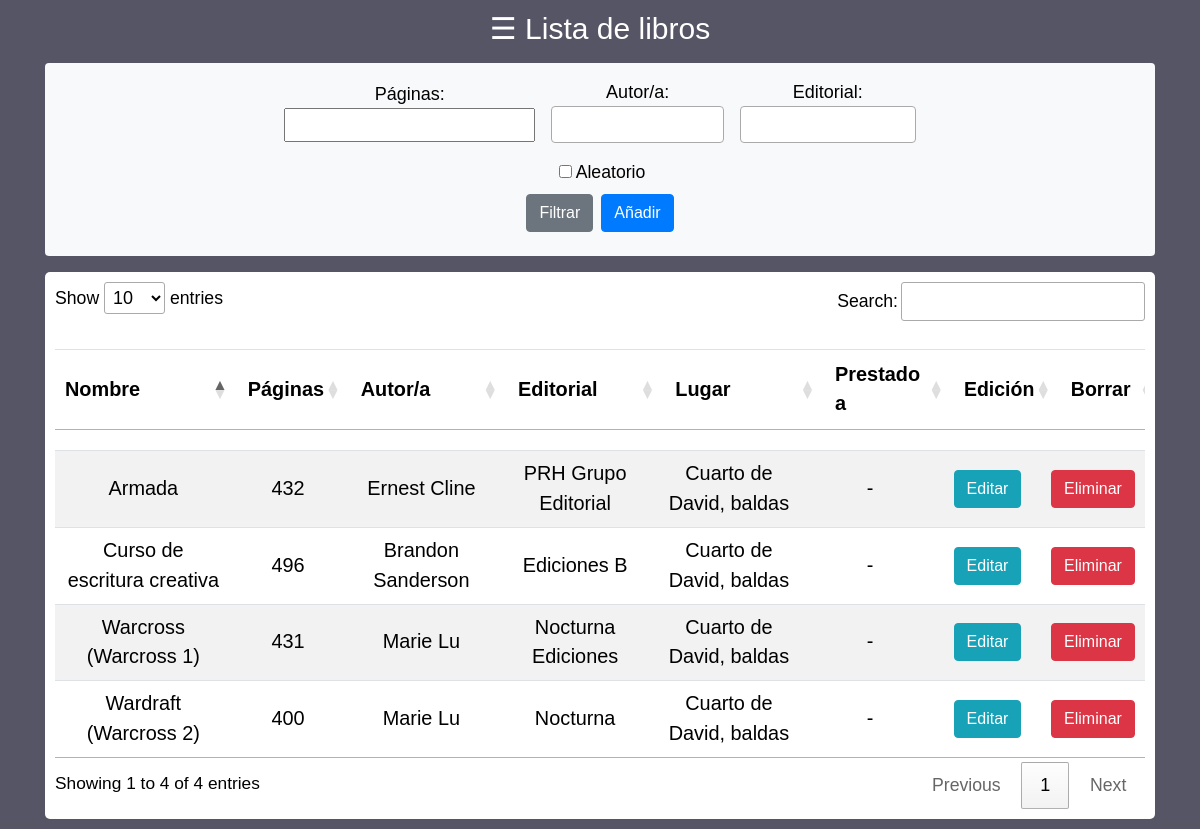
The app's page /libros/libros.php with its own data.
### tables this page shows
CREATE TABLE `libros` (
  `id` int(11) NOT NULL,
  `nombre` varchar(300) NOT NULL,
  `paginas` varchar(5) DEFAULT NULL,
  `autor` varchar(100) NOT NULL,
  `editorial` varchar(100) DEFAULT NULL,
  `lugar` varchar(100) NOT NULL,
  `prestado` varchar(100) DEFAULT NULL,
  `isbn` varchar(20) DEFAULT NULL,
  `descripcion` varchar(5000) DEFAULT NULL,
  `portada` varchar(100) DEFAULT NULL,
  `agno` year(4) DEFAULT NULL,
  `titulo_original` varchar(200) DEFAULT NULL,
  `deposito_legal` varchar(20) DEFAULT NULL,
  `papelera` int(11) DEFAULT 0
);

### libros/libros.php (the view, shortened to what this page needs)
<?php
            include "../cabecera/cabeceraListas.php";
            $conexionAutores = true;
            $conexionEditoriales = true;
        ?>
        <form action="/libros/libros.php" method="post" class="bg-light mt-3 mb-3 p-3 rounded d-flex align-items-center text-center flex-column">
            <div class="d-flex align-items-center text-center flex-column">
                <div class="d-flex align-items-center text-center flex-row flex-wrap justify-content-center">
                    <label for="paginas" class="mr-md-2 ml-lg-2">Páginas:<br><input id="paginas" type="number" name="paginas" min="1" style="display: inline-block;"></label>
                    <?php
                        if($conexionAutores){
                    ?>
                    <label for="autor" class="ml-md-2 mr-md-2">
                        Autor/a:<br>
                    </label>
                    <?php
                        }
                        else{
                            echo "<p class='col-5'><span class='text-danger'>Error</span>: No se han podido listar los autores</p>";
                        }
                        if($conexionEditoriales){
                    ?>
                    <label for="editorial" class="mr-md-2 ml-md-2">
                        Editorial:<br>
                    </label>
                    <?php
                        }
                        else{
                            echo "<p class='col-5'><span class='text-danger'>Error</span>: No se han podido listar las editoriales</p>";
                        }
                    ?>
                </div>
                <label for="aleatorio" class="mt-2"><input type="checkbox" name="aleatorio" id="aleatorio" style="display: inline-block;" class="m-1">Aleatorio</label>
                <div class="d-flex align-items-center text-center flex-row flex-wrap justify-content-center" class="mt-2">
                    <label for="filtrar" class="mr-1"><input id="filtrar" type="submit" value="Filtrar" name="filtrar" style="display: inline-block;" class="btn btn-secondary"></label>
                    <label for="add" class="ml-1"><input id="add" type="submit" value="Añadir" name="add" style="display: inline-block;" class="btn btn-primary" formaction="/libros/additar.php"></label>
                </div>
            </div>
        </form>
        <table id="lista" class="table table-striped text-center" style="background: white; margin-top: 20px;">
            <thead>
                <tr>
                    <th class='align-middle'><b>Nombre</b></th>
                    <th class='align-middle'><b>Páginas</b></th>
                    <th class='align-middle'><b>Autor/a</b></th>
                    <th class='align-middle'><b>Editorial</b></th>
                    <th class='align-middle'><b>Lugar</b></th>
                    <th class='align-middle'><b>Prestado a</b></th>
                    <th class='align-middle'>Edición</th>
                    <th class='align-middle'>Borrar</th>
                </tr>
            </thead>
            <tbody>
                <?php
                    $consulta = "SELECT * FROM libros WHERE papelera=0";
                    try{
                        $filas = $conectar->query($consulta)->fetchAll();
                        foreach ($filas as $datos_libro) {
                            $id_edicion = $datos_libro[0];
                            $libro = "<tr id='$id_edicion'>";
                            for ($cont = 1;$cont<count($datos_libro)/2-7;$cont++){
                                $libro .= "<td class='align-middle'><a href='./ficha.php?id=$id_edicion'><div>";
                                if(empty($datos_libro[$cont])){
                                    $libro .= "-";
                                }
                                else{
                                    $libro .= $datos_libro[$cont];
                                }
                                $libro .= "</div></a></td>";
                            }
                            $libro .= '<td class="align-middle">
                                <form action="/libros/additar.php" method="post">
                                    <input type="hidden" name="id_edicion" id="id_edicion" value="'.$id_edicion.'">
                                    <input id="editar" type="submit" value="Editar" name="editar" style="display: inline-block;" class="btn btn-info">
                                </form>
                            </td>';
                            $libro .= '<td class="align-middle">
                                <button type="button" class="btn btn-danger" data-toggle="modal" data-target="#eliminar'.$id_edicion.'">
                                    Eliminar
                                </button>
                            </td>'.
                            '<div class="modal fade" id="eliminar'.$id_edicion.'" tabindex="-1" role="dialog" aria-labelledby="eliminar'.$id_edicion.'Title" aria-hidden="true">
                                <div class="modal-dialog modal-dialog-centered" role="document">
                                    <div class="modal-content">
                                        <div class="modal-header">
                                            <h5 class="modal-title" id="exampleModalLongTitle">Cuidado</h5>'.
                                            '<button type="button" class="close" data-dismiss="modal" aria-label="Close">
                                            <span aria-hidden="true">&times;</span>
                                            </button>
                                        </div>
                                        <div class="modal-body">
                                            Estás a punto de eliminar el libro '.$datos_libro["nombre"].'<br>¿Quieres proceder?'.
                                        '</div>
                                        <div class="modal-footer">'.
                                            '<form action="/libros/libros.php" method="post">
                                                <input type="hidden" name="id_eliminar" id="id_eliminar" value="'.$id_edicion.'">
                                                <input id="eliminar" value="Si" name="eliminar" type="submit" class="btn btn-danger">
                                            </form>
                                            <button type="button" class="btn btn-secondary" data-dismiss="modal">No</button>
                                        </div>
                                    </div>
                                </div>
                            </div>';
                            $libro .= "</tr>";
                            print($libro);
                        }
                    }
                    catch(PDOException $error){
                        echo "<div class='container bg-light rounded text-center h2 mb-3 p-3 font-weight-bold'><span class='text-danger'>Error</span>: Algo ha sucedido durante la recogida de datos</div>";
                    }
                ?>
            </tbody>
        </table>
    </div>
</body>
</html>

### archivosListas/css/estilos.css (style rules this page uses)
html * { font-size: 1.02em; color: #000; font-family: sans-serif; }
table { margin: auto; }
body { font-family: "Lato", sans-serif; }
input { display: none; }

### records on screen
libros: value "Warcross (Warcross 1)", value "431", value "Marie Lu", value "Nocturna Ediciones", value "Cuarto de David, baldas", value "-"
libros: value "Wardraft (Warcross 2)", value "400", value "Marie Lu", value "Nocturna", value "Cuarto de David, baldas", value "-"
libros: value "Armada", value "432", value "Ernest Cline", value "PRH Grupo Editorial", value "Cuarto de David, baldas", value "-"
libros: value "Curso de escritura creativa", value "496", value "Brandon Sanderson", value "Ediciones B", value "Cuarto de David, baldas", value "-"

### other values on screen
$nombrePagina "Lista de libros"
